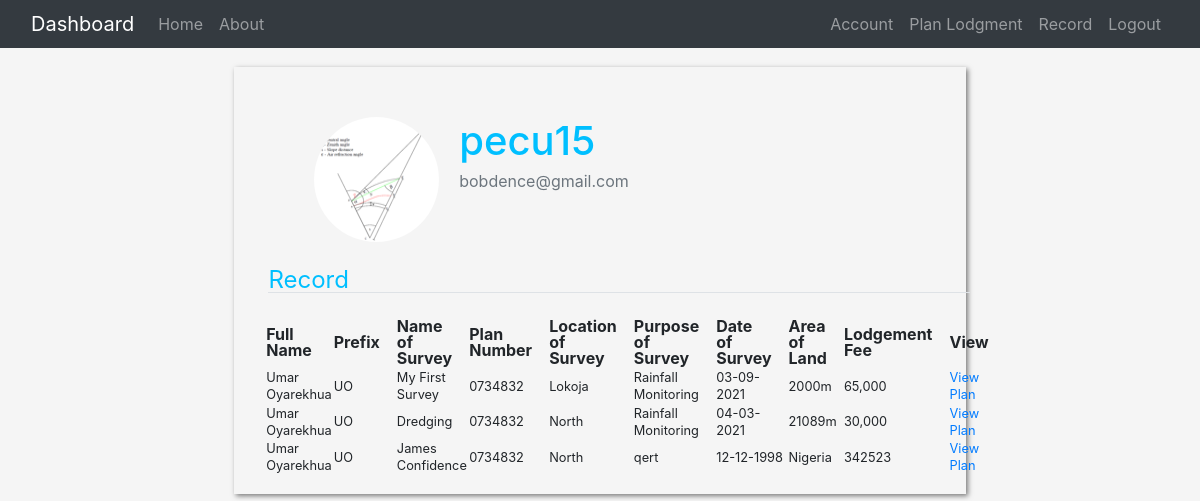
The app's page /record/1 (signed in) with its own data.
### app/models.py (models this page shows, shortened)
class User(db.Model, UserMixin):
    id = db.Column(db.Integer, primary_key=True)
    username = db.Column(db.String(20), nullable=False, unique=True)
    email = db.Column(db.String(120), nullable=False, unique=True)
    first_name = db.Column(db.String(), nullable=False)
    last_name = db.Column(db.String(), nullable=False)
    full_name = db.Column(db.String(), nullable=False)
    password = db.Column(db.String(), nullable=False)
    prefix = db.Column(db.String(2), nullable=False)
    phone_no = db.Column(db.String(15), unique=True, nullable= False)
    location = db.Column(db.String())
    image_file = db.Column(db.String(20), nullable=False, default='default.png')
    plans = db.relationship('Lodgement', backref='surveyor', lazy=True)

class Lodgement(db.Model):
    id = db.Column(db.Integer, primary_key=True)
    name_of_survey = db.Column(db.String(), nullable=False)
    prefix = db.Column(db.String(2), nullable=False)
    plan_no = db.Column(db.String(), nullable=False)
    location = db.Column(db.String(), nullable=False)
    purpose_of_survey = db.Column(db.String(), nullable=False)
    date_of_survey = db.Column(db.DateTime(), default=datetime.utcnow)
    area_of_land = db.Column(db.Integer, nullable=False)
    lodegement_fee = db.Column(db.String, nullable=False)
    plan_file = db.Column(db.String(20), nullable=False, default='default.png')
    user_id = db.Column(db.Integer, db.ForeignKey('user.id'), nullable=False)

### app/routes.py (the view)
@app.route("/record/<int:user_id>")
def record(user_id):
    user = User.query.filter_by(id=user_id).first()
    plans = Lodgement.query.order_by(Lodgement.date_of_survey.desc()).filter_by(user_id=user_id)
    return render_template('record.html', title='Record', plans=plans, user=user, legend='Record')

### app/models.py (called while the page is built)
@login_manager.user_loader
def load_user(user_id):
    return User.query.get(int(user_id))

### app/templates/record.html (shortened to what this page needs)
{% extends "layout.html" %}
{% block CSS %}
<link rel="stylesheet" type='text/css' href="{{ url_for('static', filename='css/record.css') }}">
{% endblock %}
{% block content %}
<div class="container-fluid starting">
  <div class="row">
    <div class="col-sm-12 col-md-2"></div>
    <div class="col-sm-8 col-md-8">
      <div class="box">
        <div class="content-section">
          <img class="rounded-circle account-img"
            src="{{ url_for('static', filename='profile_pics/' + user.image_file) }}">
          <div class="media-body">
            <h2 class="account-heading"> {{ user.username }} </h2>
            <p class="text-secondary"> {{ user.email }}</p>
          </div>
        </div>
        <div class="container-fluid">
          <legend class="border-bottom mb-4">{{ legend }}</legend>
          <div class="plan-display">
            <table>
              <thead>
                <tr>
                  <th class="pr-3">Full Name</th>
                  <th class="pr-3">Prefix</th>
                  <th class="pr-3">Name of Survey</th>
                  <th class="pr-3">Plan Number</th>
                  <th class="pr-3">Location of Survey</th>
                  <th class="pr-3">Purpose of Survey</th>
                  <th class="pr-3">Date of Survey</th>
                  <th class="pr-3">Area of Land</th>
                  <th class="pr-3">Lodgement Fee</th>
                  <th class="pr-3">View</th>
                </tr>
              </thead>
              <tbody>
                {% for plan in plans %}
                <tr>
                  <td><small>{{ plan.surveyor.full_name }}</small></td>
                  <td><small>{{ plan.surveyor.prefix }}</small></td>
                  <td><small>{{ plan.name_of_survey }}</small></td>
                  <td><small>{{ plan.plan_no }}</small></td>
                  <td><small>{{ plan.location }}</small></td>
                  <td><small>{{ plan.purpose_of_survey }}</small></td>
                  <td><small>{{ plan.date_of_survey.strftime('%d-%m-%Y') }}</small></td>
                  <td><small>{{ plan.area_of_land }}</small></td>
                  <td><small>{{ plan.lodegement_fee }}</small></td>
                  <td><small><a href="{{ url_for('record_view', name=plan.surveyor.full_name, plan_id=plan.id) }}"> View Plan </a></small></td>
                </tr>
                {% endfor %}
              </tbody>
            </table>
          </div>
        </div>
      </div>
    </div>
  <div class="col-sm-12 col-md-2"></div>
</div>
{% endblock content %}

### app/static/css/record.css (style rules this page uses)
body { line-height: 1; margin: 0; background-color: whitesmoke; }
h1, h2, h3, h4, h5, h6, label, legend { color: deepskyblue; }
legend { margin-left: 1.2rem; }
.box { margin: 1.2rem; padding: 40px 0px 20px; box-shadow: 2px 2px 5px rgba(0, 0, 0, .5); }
.content-section { display: flex; padding: 10px 5rem; }
.account-img { height: 125px; width: 125px; margin-right: 20px; margin-bottom: 16px; }
.account-heading { font-size: 2.5rem; }
.plan-display { display: block; margin-left: 16px; }

### records on screen
User: image_file (picture), username "pecu15", email "bobdence@gmail.com"
Lodgement: surveyor.full_name "Umar Oyarekhua", surveyor.prefix "UO", name_of_survey "My First Survey", plan_no "0734832", location "Lokoja", purpose_of_survey "Rainfall Monitoring", date_of_survey "03-09-2021", area_of_land "2000m", lodegement_fee "65,000"
Lodgement: surveyor.full_name "Umar Oyarekhua", surveyor.prefix "UO", name_of_survey "Dredging", plan_no "0734832", location "North", purpose_of_survey "Rainfall Monitoring", date_of_survey "04-03-2021", area_of_land "21089m", lodegement_fee "30,000"
Lodgement: surveyor.full_name "Umar Oyarekhua", surveyor.prefix "UO", name_of_survey "James Confidence", plan_no "0734832", location "North", purpose_of_survey "qert", date_of_survey "12-12-1998", area_of_land "Nigeria", lodegement_fee "342523"

### other values on screen
{{ legend }} "Record"
